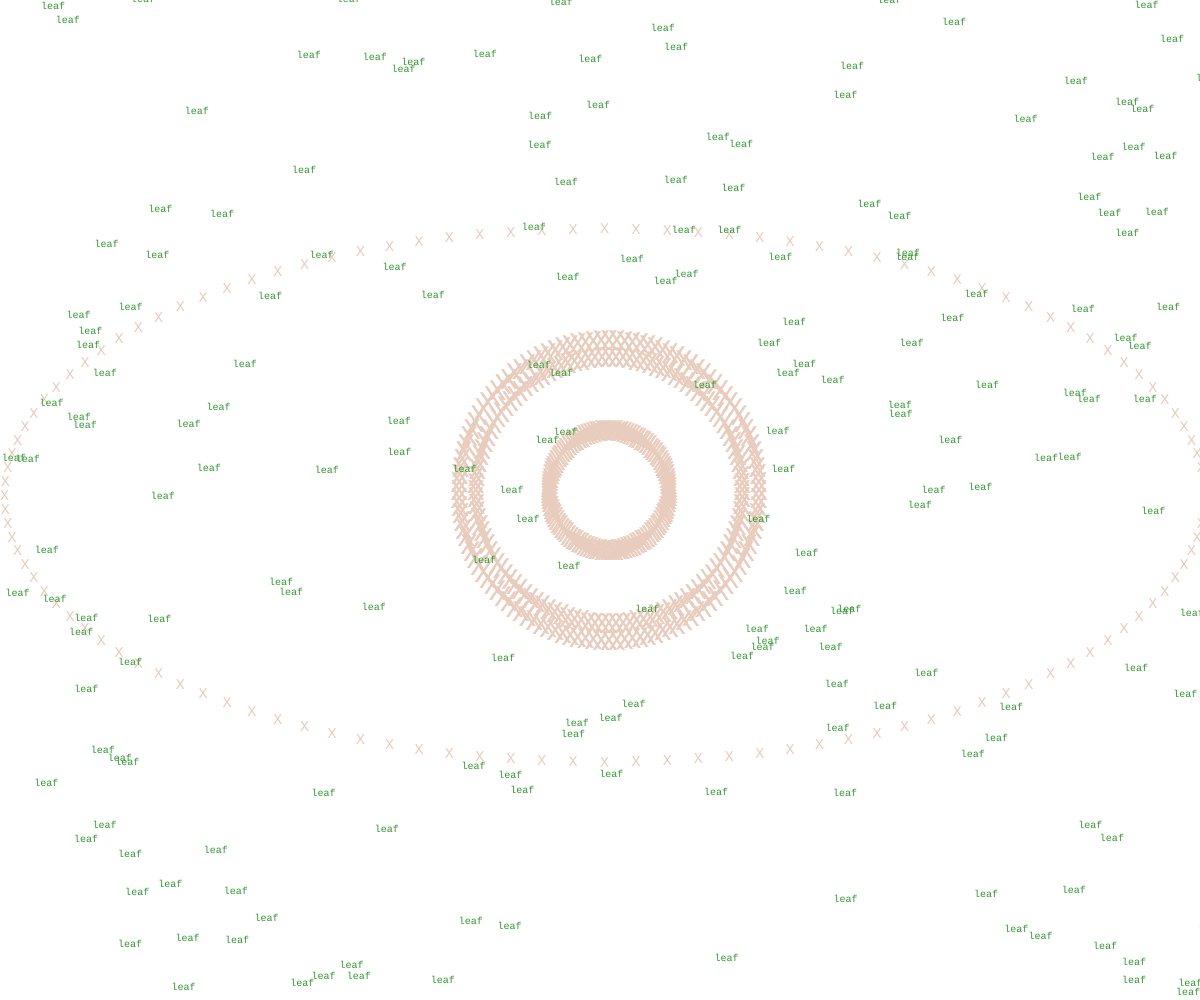
Frame 1 (no input)
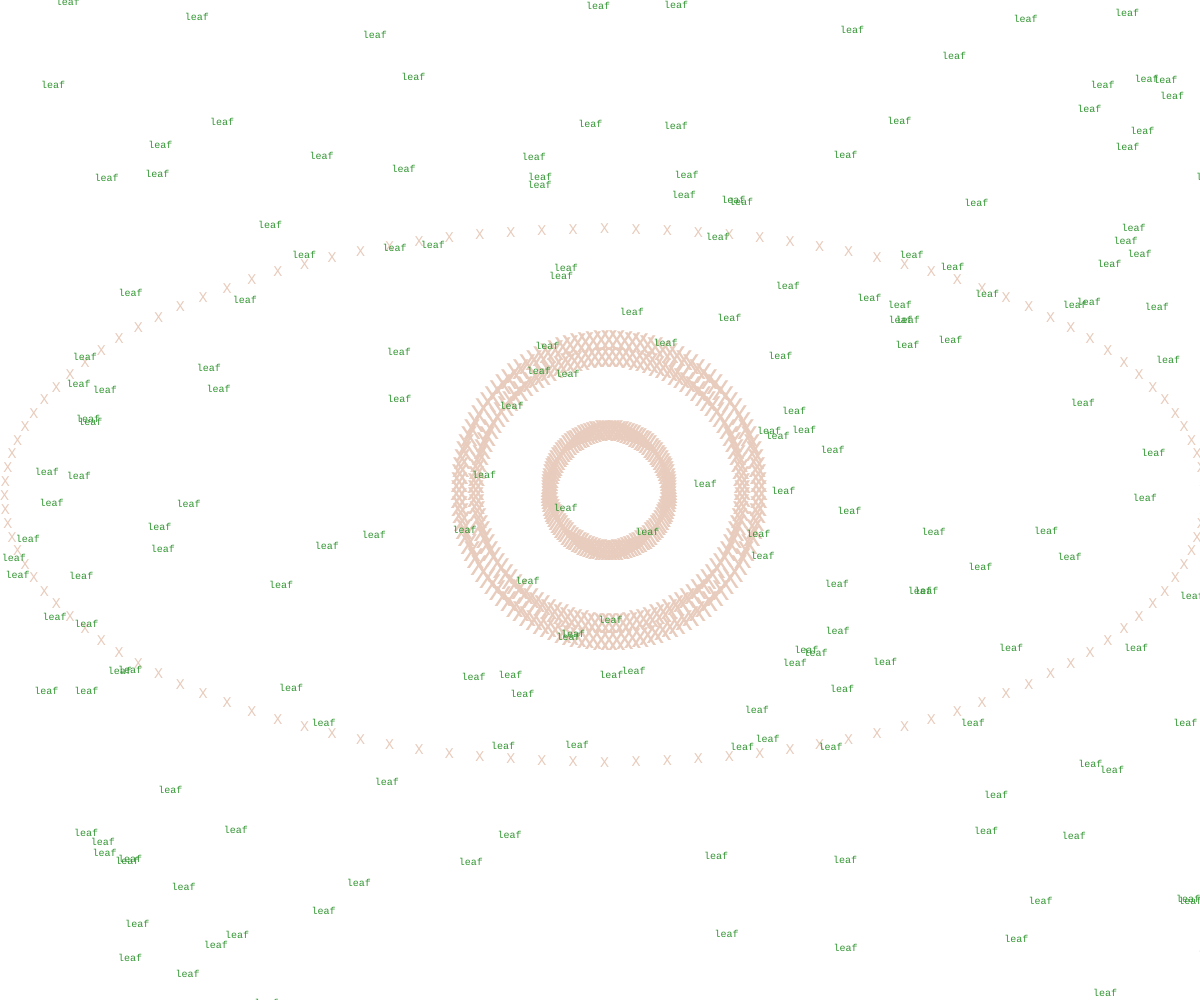
Frame 60 (no input)
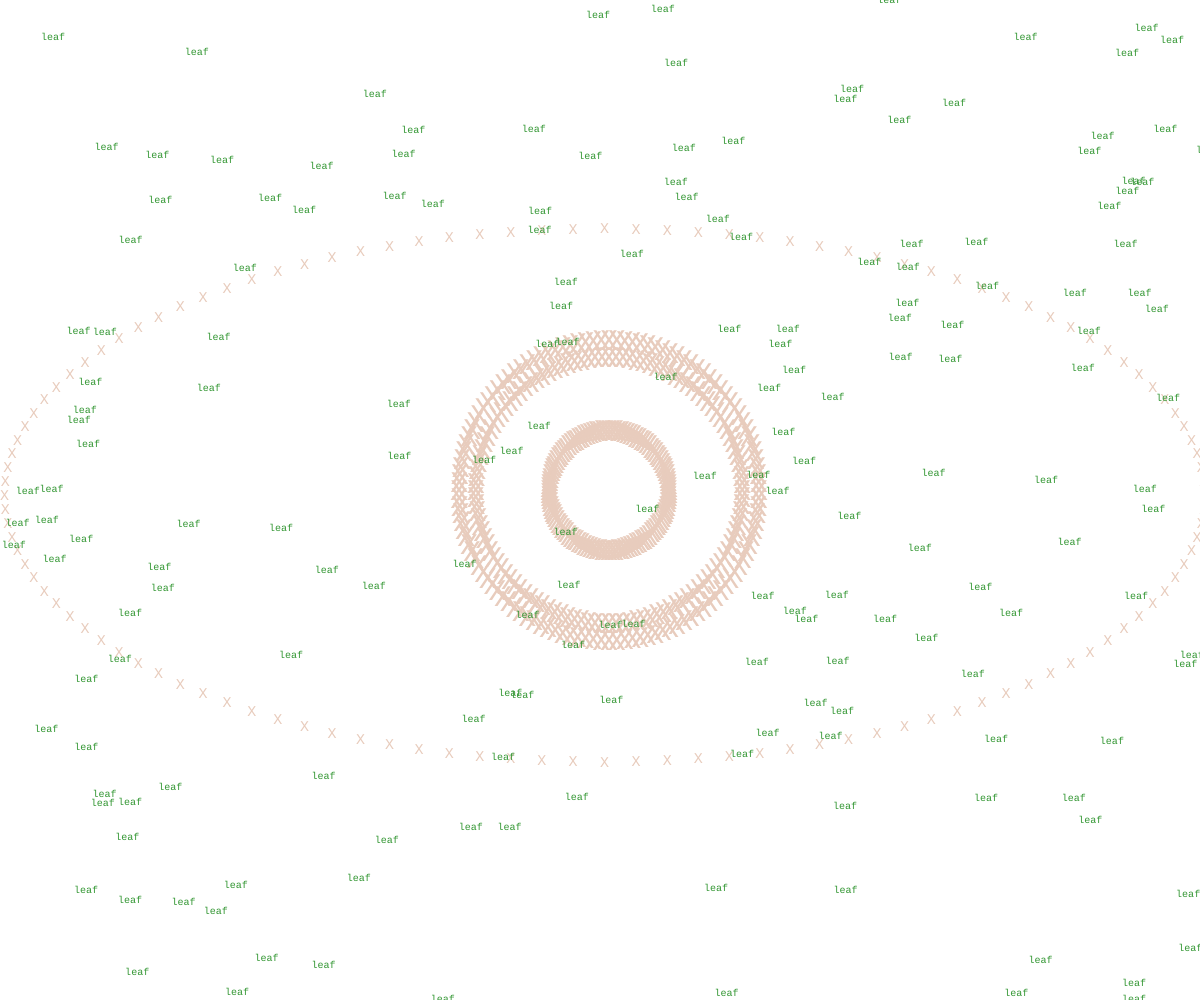
Frame 120 (the mouse pressed at the canvas centre since frame 60)

The p5.js sketch that drew these frames (run headless with seeded random() and noise() and a simulated clock; from frame 60 on, the mouse is pressed at the canvas centre):

// p5.js sketch
// ── sketch.js
let leaves = [];
let trunks = [];
let parameter = [];

function setup() {
  createCanvas(windowWidth, windowHeight);
  for (let i = 0; i < 1000; i += 50){
    parameter.push(i)
  }
  for (let i = 0; i < 200; i++){
    leaves.push(new Leaf(random(width), random(height)));
  }

  // for (let i = 0; i < 1000; i++){
  //   trunks.push(new Trunk(parameter[i], random(500, height)))
  // }

  frameRate(30)


}

function draw() {
  background(255);
  // draw the pupil
  fill(232, 204, 189)
  drawIris(width / 2, height / 2, 400);
  drawIris(width / 2, height / 2, 450 )
  drawIris(width / 2, height / 2, 180 )
  // draw the eye frame
  drawFrame(width / 2, height / 2, 200)


  // for (let trunk of trunks){
  //   trunk.display();
  // }
  
  for (let leaf of leaves){
    leaf.display();
    leaf.shake();

  }
  


}

// class Trunk{
//   constructor(x, y){
//     this.x = x;
//     this.y = y;
//     this.initialY = y
//   }
//   display(){
//     fill(79,63,48);
//     textSize(100);
//     text("trunk", this.x, this.y);
//   }
// }

class Leaf {
  constructor(x, y){
    this.x = x; 
    this.y = y;
    this.initialY = y;
  }
  display() {
    fill(50, 150, 50);
    textSize(10)
    text("leaf", this.x, this.y);
  }
  
  shake() {
    let counter = frameCount
    this.y = this.initialY + 100 * sin(counter * 0.01 + this.x * 0.5);
    counter += 1
    

    }
}


function drawIris(x, y, size) {
  let numPetals = 120;
  let angleIncrement = 360 / numPetals;
  let radius = size / 3;

  for (let i = 0; i < numPetals; i++) {
    let angle = i * angleIncrement;
    let xOffset = radius * cos(radians(angle));
    let yOffset = radius * sin(radians(angle));
    let newX = x + xOffset;
    let newY = y + yOffset
    textSize(30)
    textFont("monospace");
    text("X", newX, newY);

    newY = height/2

    
  }
}

function drawFrame(x, y, size) {
  let numPetals = 120;
  let angleIncrement = 360 / numPetals;
  let radius = size / 3;

  for (let i = 0; i < numPetals; i++) {
    let angle = i * angleIncrement;
    let xOffset = radius * cos(radians(angle));
    let yOffset = radius * sin(radians(angle));
    let newX = x + xOffset * 9;
    let newY = y + yOffset * 4
    textSize(15)
    text("X", newX, newY);

    
  }
}
